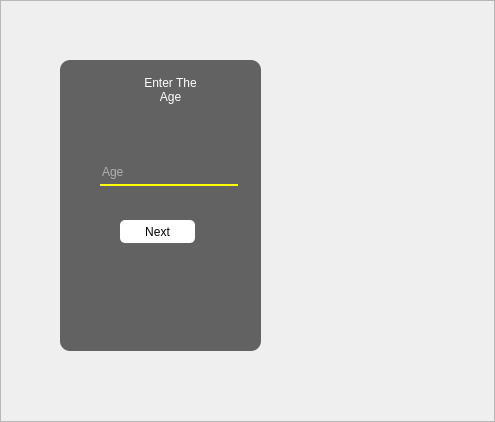
<?xml version="1.0" encoding="UTF-8"?>
<ui version="4.0">
 <class>Form</class>
 <widget class="QWidget" name="Form">
  <property name="geometry">
   <rect>
    <x>0</x>
    <y>0</y>
    <width>495</width>
    <height>422</height>
   </rect>
  </property>
  <property name="windowTitle">
   <string>Form</string>
  </property>
  <widget class="QFrame" name="frame">
   <property name="geometry">
    <rect>
     <x>0</x>
     <y>0</y>
     <width>495</width>
     <height>422</height>
    </rect>
   </property>
   <property name="frameShape">
    <enum>QFrame::StyledPanel</enum>
   </property>
   <property name="frameShadow">
    <enum>QFrame::Raised</enum>
   </property>
   <widget class="QLabel" name="label">
    <property name="geometry">
     <rect>
      <x>0</x>
      <y>0</y>
      <width>495</width>
      <height>422</height>
     </rect>
    </property>
    <property name="styleSheet">
     <string notr="true">background-image: url(Untitled.jpg);</string>
    </property>
    <property name="text">
     <string/>
    </property>
   </widget>
   <widget class="QLabel" name="label_2">
    <property name="geometry">
     <rect>
      <x>60</x>
      <y>60</y>
      <width>201</width>
      <height>291</height>
     </rect>
    </property>
    <property name="styleSheet">
     <string notr="true">background-color:rgb(0,0,0,150);
color: rgb(255, 255, 255);
border-radius:10px;</string>
    </property>
    <property name="text">
     <string/>
    </property>
   </widget>
   <widget class="QLabel" name="label_3">
    <property name="geometry">
     <rect>
      <x>130</x>
      <y>70</y>
      <width>81</width>
      <height>41</height>
     </rect>
    </property>
    <property name="styleSheet">
     <string notr="true">font: 75 12pt &quot;MS Shell Dlg 2&quot;;
color: rgb(255, 255, 255);</string>
    </property>
    <property name="text">
     <string>&lt;html&gt;&lt;head/&gt;&lt;body&gt;&lt;p align=&quot;center&quot;&gt;Enter The &lt;br/&gt;Age&lt;/p&gt;&lt;/body&gt;&lt;/html&gt;</string>
    </property>
   </widget>
   <widget class="QLineEdit" name="age">
    <property name="geometry">
     <rect>
      <x>100</x>
      <y>160</y>
      <width>138</width>
      <height>26</height>
     </rect>
    </property>
    <property name="styleSheet">
     <string notr="true">color:rgb(255, 255, 255);
border:none;
background-color:rgb(0,0,0,0);
border-bottom:2px solid rgb(255, 255, 0);</string>
    </property>
    <property name="placeholderText">
     <string>Age</string>
    </property>
   </widget>
   <widget class="QPushButton" name="next1">
    <property name="geometry">
     <rect>
      <x>120</x>
      <y>220</y>
      <width>75</width>
      <height>23</height>
     </rect>
    </property>
    <property name="styleSheet">
     <string notr="true">background-color:rgb(255,255,255,255);
border-radius:5px;</string>
    </property>
    <property name="text">
     <string>Next</string>
    </property>
   </widget>
  </widget>
 </widget>
 <resources>
  <include location="res.qrc"/>
 </resources>
 <connections/>
</ui>
